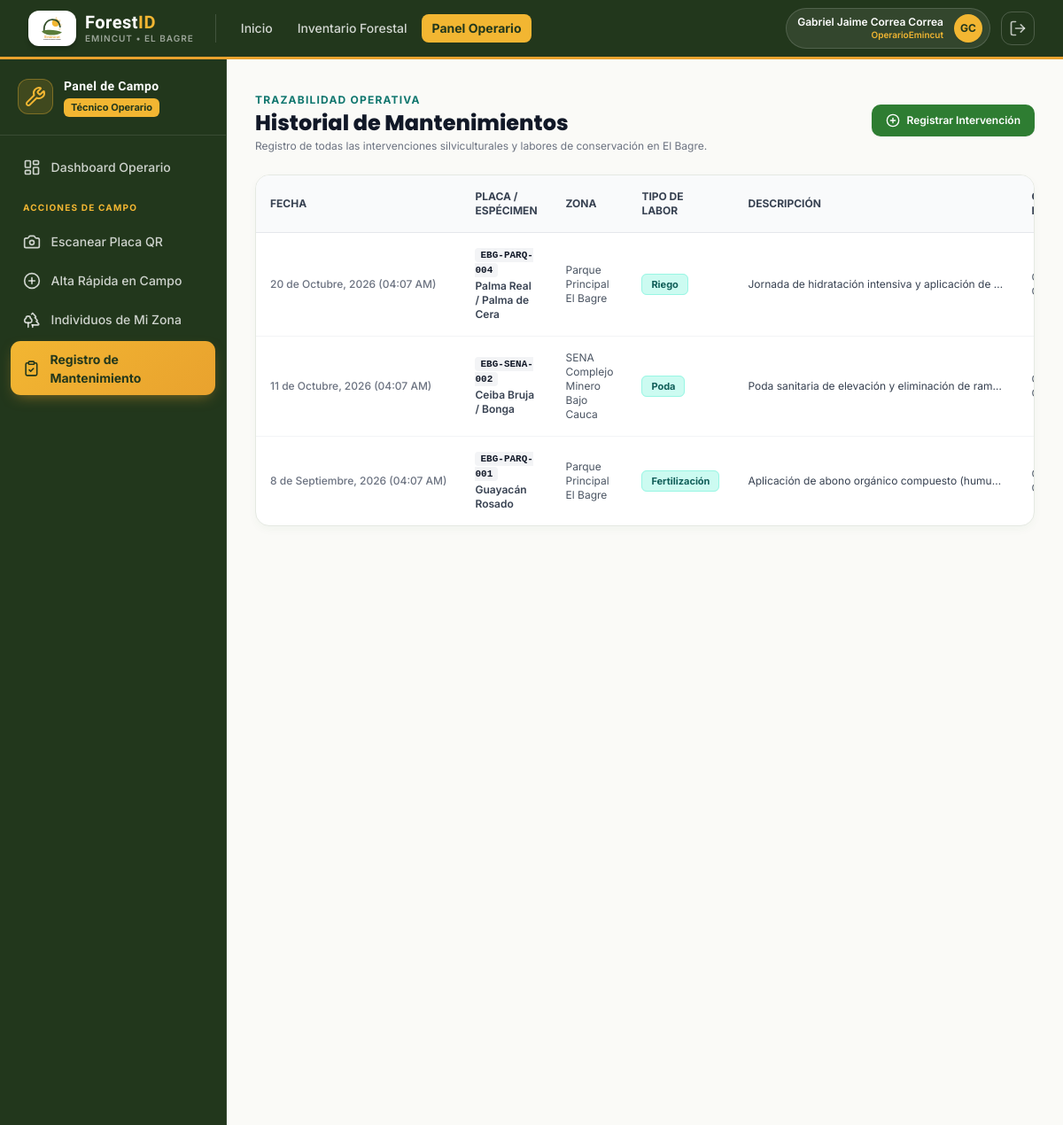
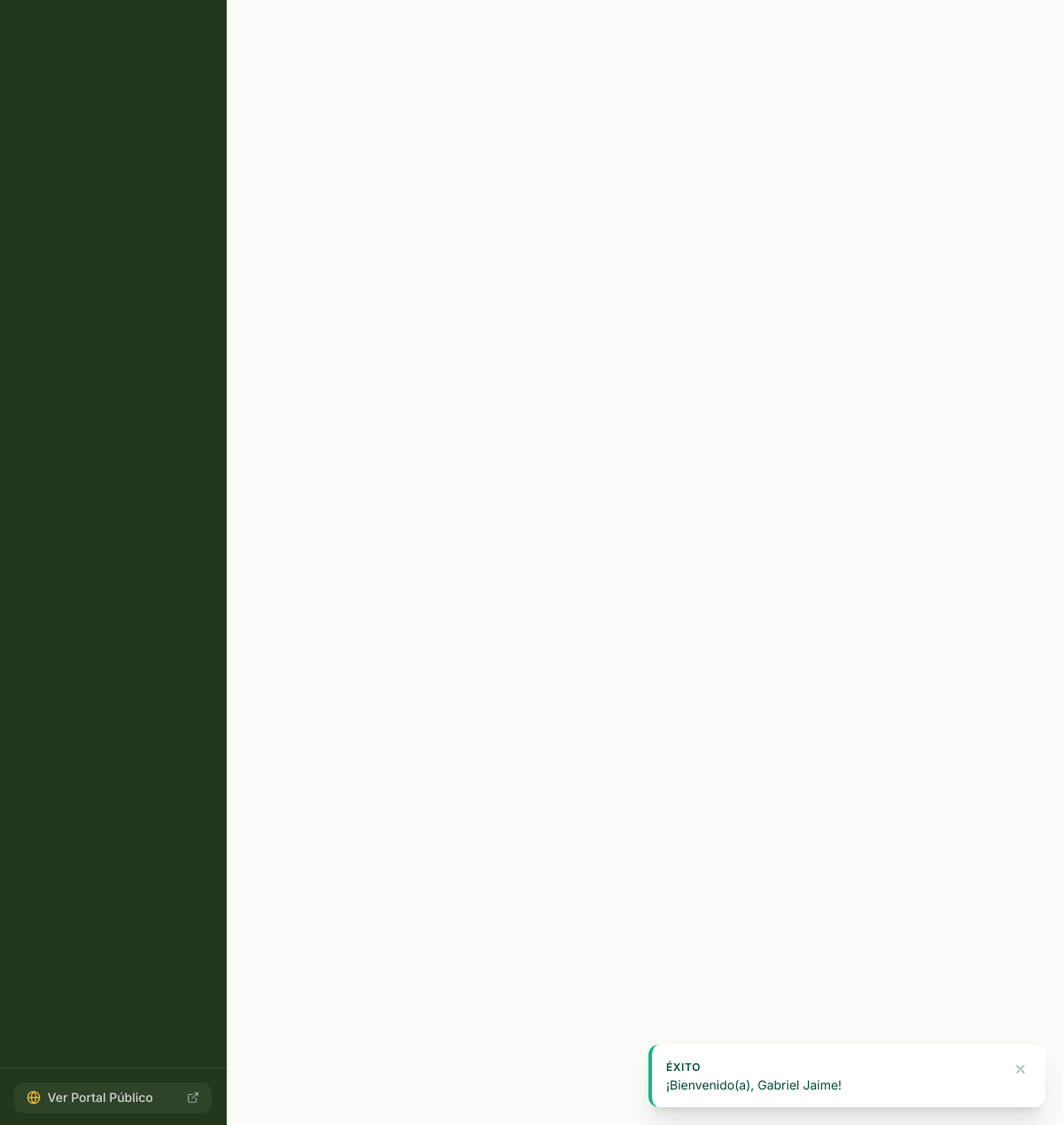
/operario/actividades/index.php (signed in), run on the app's committed database (2 pictures, top to bottom).
### tables this page shows
CREATE TABLE `actividades_mantenimiento` (
    `id_actividad` CHAR(36) NOT NULL DEFAULT (UUID()),
    `id_individuo` CHAR(36) NOT NULL,
    `tipo_actividad` ENUM('Poda', 'Fumigación', 'Fertilización', 'Riego', 'Trasplante', 'Tala', 'Tutoreo', 'Reporte ciudadano', 'Otro') NOT NULL,
    `descripcion` TEXT NOT NULL,
    `evidencia_foto_url` VARCHAR(255) NULL,
    `realizado_por` CHAR(36) NULL COMMENT 'Nullable para permitir reportes ciudadanos anónimos',
    `fecha_actividad` DATETIME NOT NULL DEFAULT CURRENT_TIMESTAMP,
    `fecha_registro` DATETIME NOT NULL DEFAULT CURRENT_TIMESTAMP,
    PRIMARY KEY (`id_actividad`),
    CONSTRAINT `fk_actividades_individuos` FOREIGN KEY (`id_individuo`) REFERENCES `individuos_forestales` (`id_individuo`) ON UPDATE CASCADE ON DELETE CASCADE,
    CONSTRAINT `fk_actividades_usuarios` FOREIGN KEY (`realizado_por`) REFERENCES `usuarios` (`id_usuario`) ON UPDATE CASCADE ON DELETE SET NULL,
    INDEX `idx_actividades_individuo` (`id_individuo`),
    INDEX `idx_actividades_tipo` (`tipo_actividad`),
    INDEX `idx_actividades_fecha` (`fecha_actividad`)
);

CREATE TABLE `individuos_forestales` (
    `id_individuo` CHAR(36) NOT NULL DEFAULT (UUID()),
    `codigo_placa` VARCHAR(30) NOT NULL UNIQUE COMMENT 'Identificador alfanumérico físico de la placa QR',
    `id_zona` CHAR(36) NOT NULL,
    `nombre_comun` VARCHAR(150) NOT NULL,
    `nombre_cientifico` VARCHAR(150) NOT NULL,
    `familia_botanica` VARCHAR(100) NOT NULL,
    `tipo_individuo` ENUM('Árbol', 'Palma', 'Arbusto', 'Planta ornamental') NOT NULL DEFAULT 'Árbol',
    `fecha_siembra` DATE NULL,
    `latitud` DECIMAL(10,7) NOT NULL,
    `longitud` DECIMAL(10,7) NOT NULL,
    `dap_cm` DECIMAL(6,2) NOT NULL COMMENT 'Diámetro a la Altura del Pecho en centímetros (a 1.30 m)',
    `altura_total_m` DECIMAL(5,2) NOT NULL COMMENT 'Altura total estimada en metros',
    `diametro_copa_m` DECIMAL(5,2) NOT NULL COMMENT 'Diámetro promedio de copa en metros',
    `foto_principal_url` VARCHAR(255) NULL,
    `descripcion_general` TEXT NULL,
    `id_estado_fitosanitario_actual` CHAR(36) NULL COMMENT 'Referencia al último estado registrado',
    `qr_url` VARCHAR(255) NULL COMMENT 'Ruta relativa de la imagen QR generada',
    `registrado_por` CHAR(36) NOT NULL,
    `estado_registro` TINYINT(1) NOT NULL DEFAULT 1 COMMENT '1: Activo, 0: Dado de baja lógica',
    `fecha_registro` DATETIME NOT NULL DEFAULT CURRENT_TIMESTAMP,
    `fecha_actualizacion` DATETIME NOT NULL DEFAULT CURRENT_TIMESTAMP ON UPDATE CURRENT_TIMESTAMP,
    PRIMARY KEY (`id_individuo`),
    CONSTRAINT `fk_indiv_zonas` FOREIGN KEY (`id_zona`) REFERENCES `zonas` (`id_zona`) ON UPDATE CASCADE ON DELETE RESTRICT,
    CONSTRAINT `fk_indiv_usuarios` FOREIGN KEY (`registrado_por`) REFERENCES `usuarios` (`id_usuario`) ON UPDATE CASCADE ON DELETE RESTRICT,
    INDEX `idx_indiv_codigo_placa` (`codigo_placa`),
    INDEX `idx_indiv_zona` (`id_zona`),
    INDEX `idx_indiv_especie` (`nombre_comun`, `nombre_cientifico`),
    INDEX `idx_indiv_coords` (`latitud`, `longitud`)
);

CREATE TABLE `zonas` (
    `id_zona` CHAR(36) NOT NULL DEFAULT (UUID()),
    `nombre_zona` VARCHAR(100) NOT NULL,
    `descripcion` VARCHAR(255) NULL,
    `municipio` VARCHAR(100) NOT NULL DEFAULT 'El Bagre',
    `departamento` VARCHAR(100) NOT NULL DEFAULT 'Antioquia',
    `latitud_referencia` DECIMAL(10,7) NULL,
    `longitud_referencia` DECIMAL(10,7) NULL,
    `estado` TINYINT(1) NOT NULL DEFAULT 1 COMMENT '1: Activa, 0: Inactiva',
    `fecha_creacion` DATETIME NOT NULL DEFAULT CURRENT_TIMESTAMP,
    PRIMARY KEY (`id_zona`),
    INDEX `idx_zonas_municipio` (`municipio`)
);

### includes/auth_check.php (called while the page is built, shortened)
<?php
require_once __DIR__ . '/funciones.php';
function obtener_rol_actual(): ?string {
    return $_SESSION['usuario']['nombre_rol'] ?? null;
}
function es_admin(): bool {
    return obtener_rol_actual() === 'AdminEmincut';
}

### operario/actividades/index.php (the view, shortened to what this page needs)
<?php
require_once __DIR__ . '/../../includes/funciones.php';
require_once __DIR__ . '/../../includes/auth_check.php';
$pdo = getDBConnection();
$stmt = $pdo->query("
    SELECT a.*, i.codigo_placa, i.nombre_comun, z.nombre_zona, u.nombres, u.apellidos
    FROM `actividades_mantenimiento` a
    INNER JOIN `individuos_forestales` i ON a.id_individuo = i.id_individuo
    INNER JOIN `zonas` z ON i.id_zona = z.id_zona
    LEFT JOIN `usuarios` u ON a.realizado_por = u.id_usuario
    ORDER BY a.fecha_actividad DESC
");
$actividades = $stmt->fetchAll();
require_once __DIR__ . '/../../includes/header.php';
require_once __DIR__ . '/../../includes/navbar.php';
?>
<div class="flex-1 flex flex-col md:flex-row">
    <?php
    if (es_admin()) {
        require_once __DIR__ . '/../../includes/sidebar_admin.php';
    } else {
        require_once __DIR__ . '/../../includes/sidebar_operario.php';
    }
    ?>
    <main class="flex-1 p-6 sm:p-8 space-y-6 overflow-y-auto">
        <div class="flex flex-col sm:flex-row items-start sm:items-center justify-between gap-4">
            <div>
                <span class="text-xs font-bold text-teal-700 uppercase tracking-widest">Trazabilidad Operativa</span>
                <h1 class="font-heading font-extrabold text-2xl text-gray-900">Historial de Mantenimientos</h1>
                <p class="text-xs text-gray-500 mt-0.5">
                    Registro de todas las intervenciones silviculturales y labores de conservación en El Bagre.
                </p>
            </div>
            <a href="<?= BASE_URL ?>operario/actividades/crear.php" class="btn-forest-primary text-xs py-2.5 px-4 shadow-sm">
                <i data-lucide="plus-circle" class="w-4 h-4"></i> Registrar Intervención
            </a>
        </div>
        <div class="forest-card overflow-hidden">
            <div class="overflow-x-auto">
                <table class="w-full text-left text-xs text-gray-600">
                    <thead class="bg-gray-50 border-b border-gray-200 text-gray-700 uppercase font-semibold">
                        <tr>
                            <th class="p-4">Fecha</th>
                            <th class="p-4">Placa / Espécimen</th>
                            <th class="p-4">Zona</th>
                            <th class="p-4">Tipo de Labor</th>
                            <th class="p-4">Descripción</th>
                            <th class="p-4">Operario / Responsable</th>
                        </tr>
                    </thead>
                    <tbody class="divide-y divide-gray-100">
                        <?php if (empty($actividades)): ?>
                            <tr>
                                <td colspan="7" class="p-8 text-center text-gray-400 italic">No hay intervenciones registradas.</td>
                            </tr>
                        <?php else: ?>
                            <?php foreach ($actividades as $act): ?>
                                <tr class="hover:bg-gray-50 transition-colors">
                                    <td class="p-4 whitespace-nowrap text-gray-500 font-medium">
                                        <?= formatear_fecha($act['fecha_actividad'], true) ?>
                                    </td>
                                    <td class="p-4 font-semibold text-gray-900">
                                        <span class="font-mono bg-gray-100 px-1.5 py-0.5 rounded text-[11px] font-bold"><?= htmlspecialchars($act['codigo_placa']) ?></span>
                                        <div class="text-xs text-gray-700 mt-0.5"><?= htmlspecialchars($act['nombre_comun']) ?></div>
                                    </td>
                                    <td class="p-4"><?= htmlspecialchars($act['nombre_zona']) ?></td>
                                    <td class="p-4">
                                        <span class="px-2.5 py-1 rounded-md text-[11px] font-bold bg-teal-100 text-teal-800 border border-teal-200">
                                            <?= htmlspecialchars($act['tipo_actividad']) ?>
                                        </span>
                                    </td>
                                    <td class="p-4 max-w-xs truncate text-gray-700" title="<?= htmlspecialchars($act['descripcion']) ?>">
                                        <?= htmlspecialchars($act['descripcion']) ?>
                                    </td>
                                    <td class="p-4">
                                    </td>
                                </tr>
                            <?php endforeach; ?>
                        <?php endif; ?>
                    </tbody>
                </table>
            </div>
        </div>
    </main>
</div>
<?php require_once __DIR__ . '/../../includes/footer.php'; ?>

### assets/css/custom.css (style rules this page uses)
:root { --color-primary-dark: #1B5E20; --color-primary: #2E7D32; --color-primary-light: #4CAF50; --color-surface-soft: #E8F5E9; --color-surface-bg: #FAFAF7; --color-earth: #6D4C41; --color-text-main: #1F2937; }
body { background-color: var(--color-surface-bg); color: var(--color-text-main); font-family: 'Inter', -apple-system, BlinkMacSystemFont, "Segoe UI", Roboto, sans-serif; -webkit-font-smoothing: antialiased; }
h1, h2, h3, h4, h5, h6, .font-heading { font-family: 'Poppins', 'Inter', sans-serif; }
.forest-card { background: #FFFFFF; border: 1px solid #E5E9E2; border-radius: 1rem; box-shadow: 0 4px 12px -2px rgba(27, 94, 32, 0.05); transition: all 0.2s cubic-bezier(0.4, 0, 0.2, 1); }
.btn-forest-primary { background-color: #2E7D32; color: #FFFFFF; font-weight: 600; padding: 0.625rem 1.25rem; border-radius: 0.625rem; display: inline-flex; align-items: center; justify-content: center; gap: 0.5rem; transition: all 0.15s ease-in-out; }

### assets/css/emincut.css (style rules this page uses)
:root { --emi-verde: #5B7C3A; --emi-verde-claro: #7A9B54; --emi-verde-suave: #EDF2E5; --emi-verde-oscuro: #35502B; --emi-verde-noche: #22371C; --emi-ambar: #E9A22E; --emi-amarillo: #F2B632; --emi-amarillo-suave:#FBEFD4; --emi-blanco: #FFFFFF; --emi-hueso: #FBFAF6; --emi-tinta: #23291F; --emi-tinta-suave: #5C6455; }

### data on the page
actividades_mantenimiento: fecha_actividad "20 de Octubre, 2026 (04:07 AM)", id_individuo.codigo_placa "EBG-PARQ-004", id_individuo.nombre_comun "Palma Real / Palma de Cera", zonas.nombre_zona "Parque Principal El Bagre", tipo_actividad "Riego", descripcion "Jornada de hidratación intensiva y aplicación de…"
actividades_mantenimiento: fecha_actividad "11 de Octubre, 2026 (04:07 AM)", id_individuo.codigo_placa "EBG-SENA-002", id_individuo.nombre_comun "Ceiba Bruja / Bonga", zonas.nombre_zona "SENA Complejo Minero Bajo Cauca", tipo_actividad "Poda", descripcion "Poda sanitaria de elevación y eliminación de ram…"
actividades_mantenimiento: fecha_actividad "8 de Septiembre, 2026 (04:07 AM)", id_individuo.codigo_placa "EBG-PARQ-001", id_individuo.nombre_comun "Guayacán Rosado", zonas.nombre_zona "Parque Principal El Bagre", tipo_actividad "Fertilización", descripcion "Aplicación de abono orgánico compuesto (humu…"

### other printed values
$cfg['badge'] "ÉXITO"
$mensaje "¡Bienvenido(a), Gabriel Jaime!"
$usuario_actual['nombres'] . ' ' . $usuario_actual['apellidos'] "Gabriel Jaime Correa Correa"
$usuario_actual['nombre_rol'] "OperarioEmincut"
